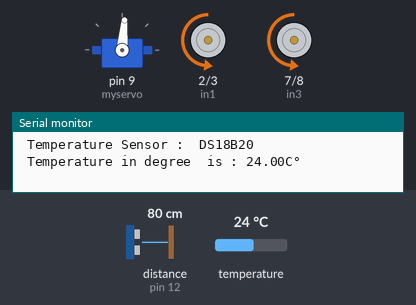
Bench run of a sketch on a simulated Arduino Uno, built with avr-gcc and run on an emulated ATmega328P. Parts: servo, motor-driver pin pairs drawn as motors (green arrow = first pin HIGH = forward, orange = second pin HIGH = backward, longer = more drive, scaled by the enable pin), the last lines printed to the serial monitor. Wiring (inferred from the names in the program): ultrasonic range finder: trigger pin 11; echo pin 12. The test bench sets the inputs (shaded band); at power-on: distance to the obstacle (sensor on pin 12) 80 cm, temperature 24 °C. The echo pulse lasts 58.3 µs per cm; EEPROM starts erased.

Above: at 2.7 s.
2.8 s: distance to the obstacle (sensor on pin 12) set to 35 cm
5.5 s: distance to the obstacle (sensor on pin 12) set to 29 cm
At 8.1 s:
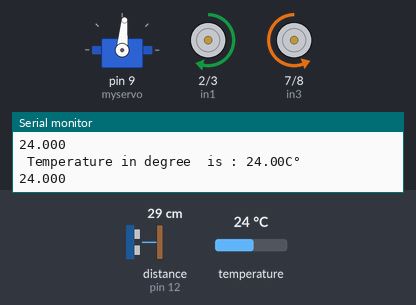
At 8.9 s:
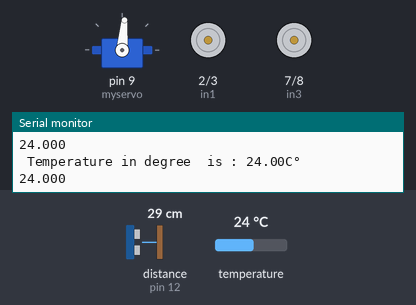
9.8 s: distance to the obstacle (sensor on pin 12) set to 2 cm
At 11.8 s:
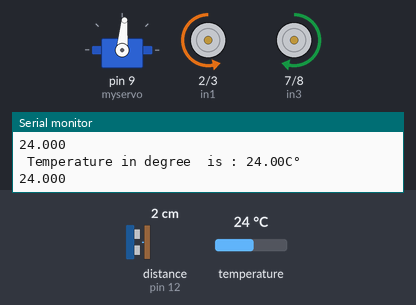
13.6 s: distance to the obstacle (sensor on pin 12) set to 5 cm
At 17.63 s:
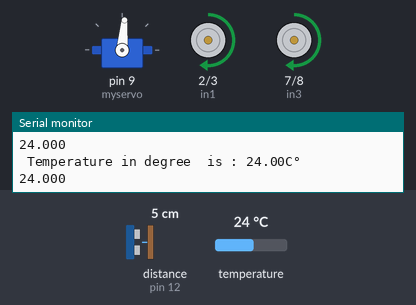
18.1 s: distance to the obstacle (sensor on pin 12) set to 10 cm
22.6 s: distance to the obstacle (sensor on pin 12) set to 13 cm
Timing chart, 0 to 29.8 s (numbered marks = the images above; inputs shaded):
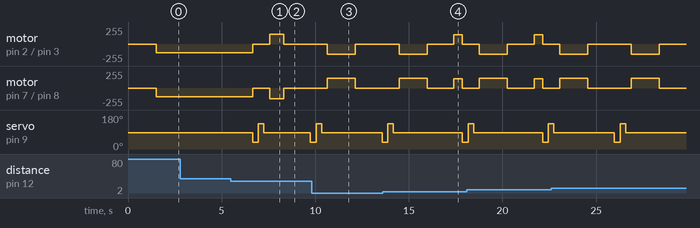

Measured:
- the behaviour switches between 32 and 31 cm on distance to the obstacle (sensor on pin 12) (found by bisection; images 0 and 1)
- the behaviour switches between 3 and 4 cm on distance to the obstacle (sensor on pin 12) (found by bisection; images 3 and 4)
- after the input at 5.5 s, motor on pin 2 (in1) / pin 3 (in2): backward 130/255 → stopped after 1.2 s, → forward 150/255 0.90 s later, → stopped 0.75 s later; motor on pin 7 (in3) / pin 8 (in4): backward 130/255 → stopped after 1.2 s, → backward 160/255 0.90 s later, → stopped 0.75 s later

The sketch:

fi.ino
```cpp
unsigned long  z = 0;
#include <Servo.h>
#define in1 2
#define in2 3
#define in3 7
#define in4 8
#define ena 5
#define enb 6
Servo myservo;
int pos = 0;
const int trigPin = 11;
const int echoPin = 12;
long duration;
int distance,Cdistance,Rdistance,Ldistance;
#include <EEPROM.h>
#include <OneWire.h>
#include <DallasTemperature.h>
#define ONE_WIRE_BUS 4

OneWire ourWire(ONE_WIRE_BUS);
DallasTemperature sensors ( &ourWire ) ;

float vout;
float temp;
float value;

void setup() {
 pinMode(in1,OUTPUT);
  pinMode(in2,OUTPUT);
  pinMode(in3,OUTPUT);
  pinMode(in4,OUTPUT);
  pinMode(ena,OUTPUT);
  pinMode(enb,OUTPUT);
  pinMode(trigPin, OUTPUT);
  pinMode(echoPin, INPUT);
  myservo.attach(9);
  myservo.write(85);


Serial.begin(9600);
delay (500 ) ;
Serial.begin ( 9600 ) ;
Serial.println (" Temperature Sensor :  DS18B20 " ) ;
delay ( 1000 ) ;
sensors.begin ( ) ;
}

void loop() {
while(z < 10 ){
z++;
  Cdistance=ultrasonic();
  if(Cdistance>30)
  {
    forward();
  }else
  {
    if(Cdistance<=10&&Cdistance>2)reverse();
    off();
    myservo.write(35);
    delay(300);
    Rdistance=ultrasonic();
    myservo.write(135);
    delay(300);
    Ldistance=ultrasonic();
    myservo.write(85);
    delay(300);
    comparison(Rdistance, Ldistance);
    off();
    delay(150);
  }
Rdistance=0;
  Ldistance=0;
  Cdistance=0;

sensors.requestTemperatures ( ) ;

Serial.print  ( " Temperature in degree  is : " ) ;
Serial.print ( sensors.getTempCByIndex ( 0 ) ) ;
Serial.println ( "C° " ) ;
delay ( 500 ) ;


vout= digitalRead(4);
temp= (vout*500)/1023;
int ana;
EEPROM.write(0,temp);
ana=EEPROM.read(0);
Serial.print( sensors.getTempCByIndex ( 0 ) );
Serial.print(ana);
Serial.println();


}


EEPROM.read(0);
Serial.print( sensors.getTempCByIndex ( 0 ) );
off();


}
int ultrasonic(void)
{
  distance=0;

digitalWrite(trigPin, LOW);
delayMicroseconds(2);

digitalWrite(trigPin, HIGH);
delayMicroseconds(10);
digitalWrite(trigPin, LOW);

duration = pulseIn(echoPin, HIGH);

distance= duration*0.034/2;
return distance;
}

void comparison(int r, int l)
{
  if(r>25||l>25)
  {
   if(r>l||r==l)
   {
     Tright90();
   }else if(l>r)
   {
     Tleft90();
   }
  }else if(r<25&&l<25)
  {
    Tleft180();
  }
}
void forward()
{
  analogWrite(ena,130);
  analogWrite(enb,130);
  digitalWrite(in1,LOW);
  digitalWrite(in2,HIGH);
  digitalWrite(in3,LOW);
  digitalWrite(in4,HIGH);
}
void off()
{
  digitalWrite(in1,LOW);
  digitalWrite(in2,LOW);
  digitalWrite(in3,LOW);
  digitalWrite(in4,LOW);
}
void Tleft90()
{
  analogWrite(ena,160);
  analogWrite(enb,150);
  digitalWrite(in1,LOW);
  digitalWrite(in2,HIGH);
  digitalWrite(in3,HIGH);
  digitalWrite(in4,LOW);
  delay(650);
}
void Tright90()
{
  analogWrite(ena,150);
  analogWrite(enb,160);
  digitalWrite(in1,HIGH);
  digitalWrite(in2,LOW);
  digitalWrite(in3,LOW);
  digitalWrite(in4,HIGH);
  delay(750);
}

void Tleft180()
{
  analogWrite(ena,150);
  analogWrite(enb,150);
  digitalWrite(in1,LOW);
  digitalWrite(in2,HIGH);
  digitalWrite(in3,HIGH);
  digitalWrite(in4,LOW);
  delay(1500);
}
void reverse()
{
  analogWrite(ena,140);
  analogWrite(enb,140);
  digitalWrite(in1,HIGH);
  digitalWrite(in2,LOW);
  digitalWrite(in3,HIGH);
  digitalWrite(in4,LOW);
  delay(450);
}
```
